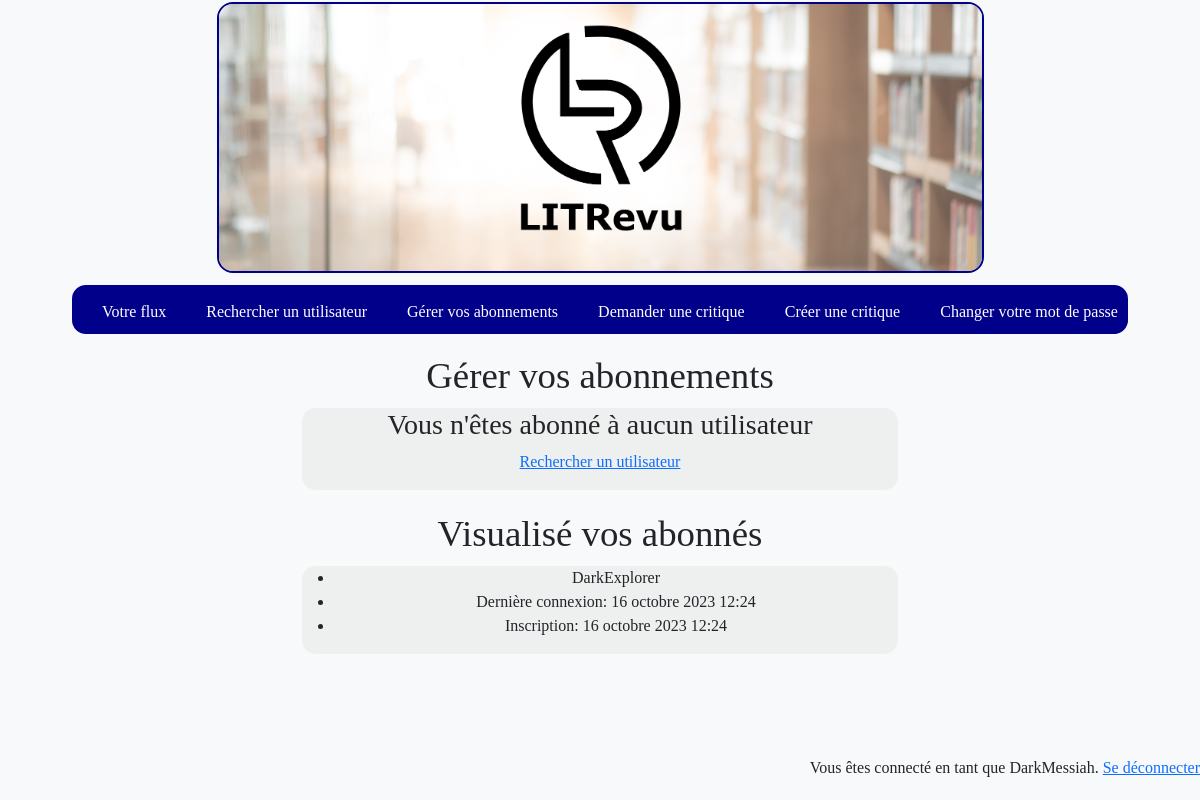
Page /follows_management/ (signed in) on the earlier database version.
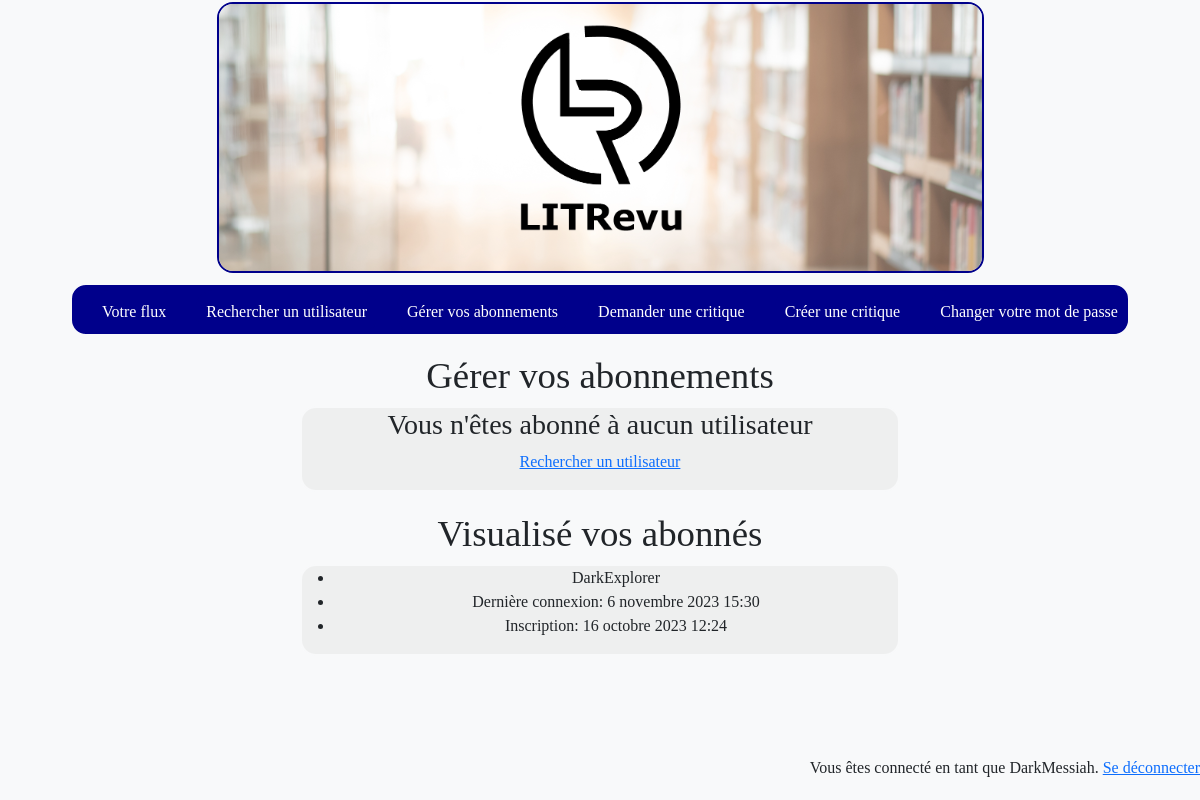
Same page on the later database version.
### review/models.py (models this page shows)
class UserFollows(models.Model):
    user = models.ForeignKey(
        to=settings.AUTH_USER_MODEL,
        on_delete=models.CASCADE,
        related_name="following",
    )
    followed_user = models.ForeignKey(
        to=settings.AUTH_USER_MODEL,
        on_delete=models.CASCADE,
        related_name="followed_by",
    )
    class Meta:
        unique_together = (
            "user",
            "followed_user",
        )

### authentication/models.py (models this page shows)
class User(AbstractUser):
    pass

### review/views.py (the view)
class FollowersManagement(LoginRequiredMixin, View):
    model = review_models.UserFollows
    template_name = "review/follow_management.html"
    def get(self, request):
        following = self.model.objects.filter(user=request.user)
        followers = self.model.objects.filter(followed_user=request.user)
        return render(
            request,
            self.template_name,
            context={
                "following": following,
                "followers": followers,
            },
        )

### review/templates/review/follow_management.html
{% extends 'base.html' %}
{% block content %}
    <h1>Gérer vos abonnements</h1>
    <section>
        {% if following %}
            {% for follow in following %}
                <ul>
                    <li>{{ follow.followed_user.username }}</li>
                    <li>Dernière connexion: {{ follow.followed_user.last_login }}</li>
                    <li>Inscription: {{ follow.followed_user.date_joined }}</li>
                    <form method="post"
                          action="{% url 'unfollow_user' follow.followed_user.id %}">
                        {% csrf_token %}
                        <button class="btn btn-danger" type="submit">Se désabonner</button>
                    </form>
                </ul>
            {% endfor %}
        {% else %}
            <h3>Vous n'êtes abonné à aucun utilisateur</h3>
            <p>
                <a href="{% url 'searching_user' %}">Rechercher un utilisateur</a>
            </p>
        {% endif %}
    </section>
    <h1>Visualisé vos abonnés</h1>
    <section>
        {% if followers %}
            {% for follow in followers %}
                <ul>
                    <li>{{ follow.user.username }}</li>
                    <li>Dernière connexion: {{ follow.user.last_login }}</li>
                    <li>Inscription: {{ follow.user.date_joined }}</li>
                </ul>
            {% endfor %}
        {% else %}
            <p>Vous n'avez aucun abonné pour le moment</p>
        {% endif %}
    </section>
{% endblock content %}

Differences in the rows shown:
changed through a linked row, UserFollows "DarkExplorer": user.last_login "16 octobre 2023 12:24" → "6 novembre 2023 15:30"
